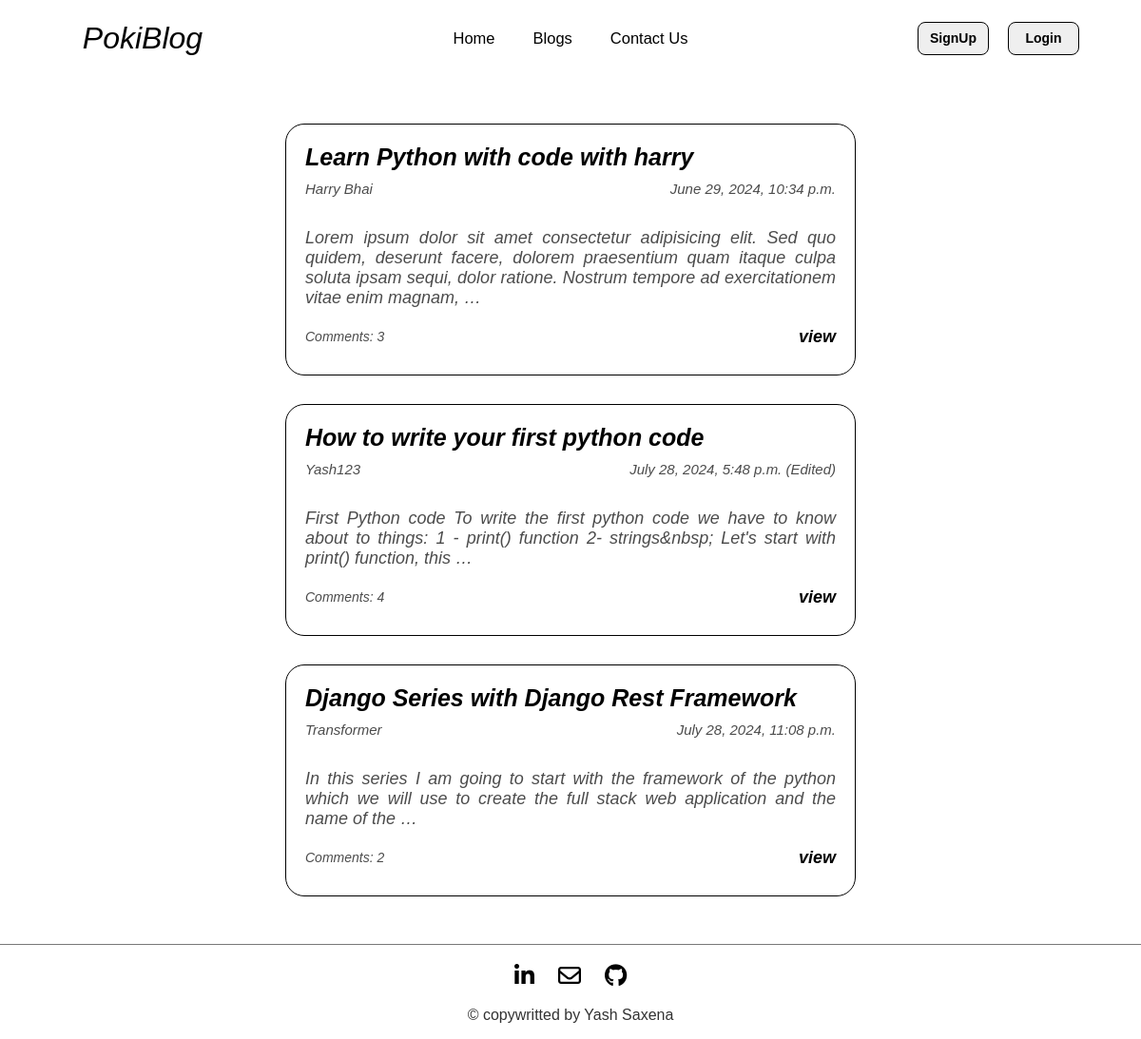
The app's page /blogs/, older data.
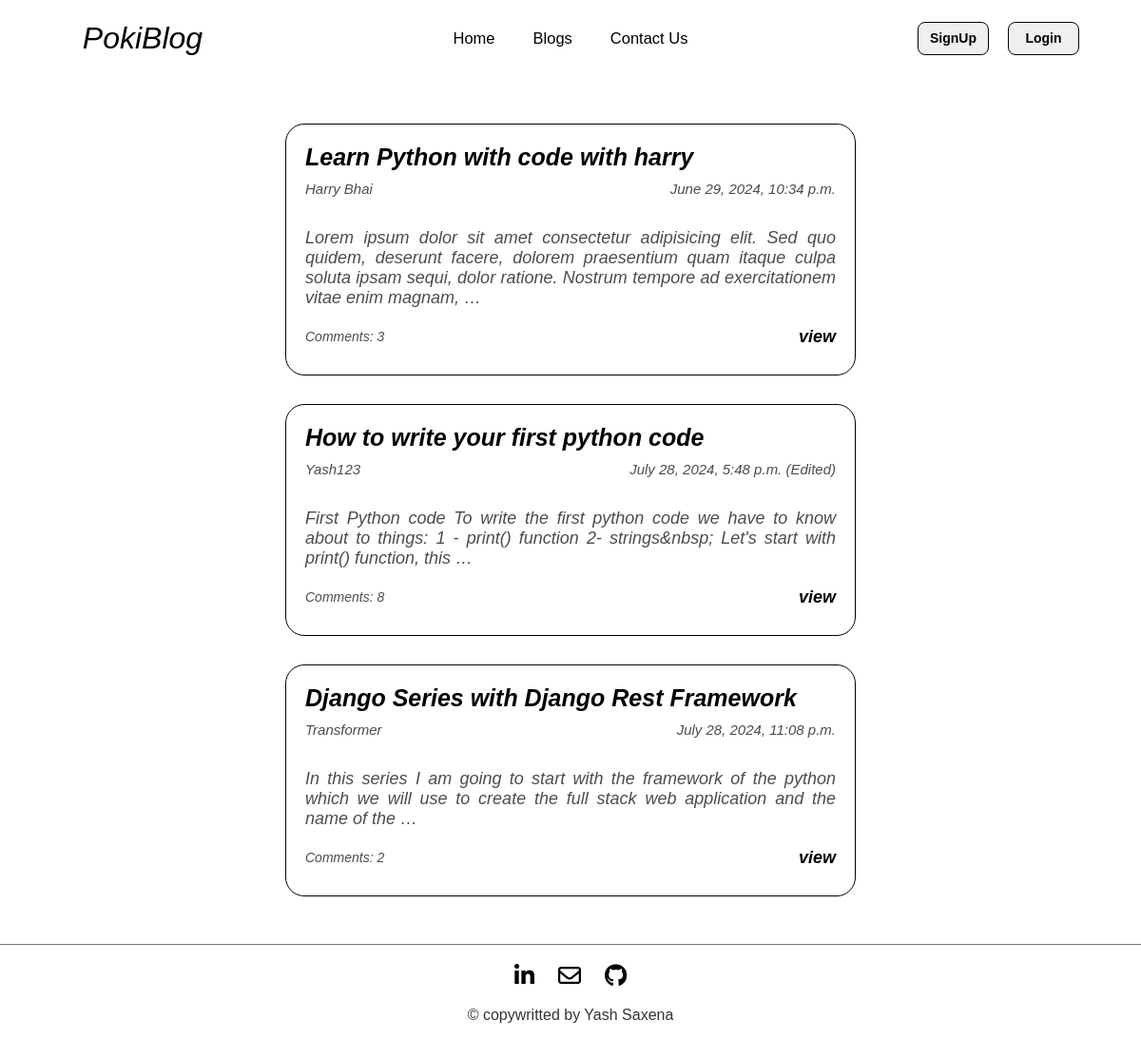
The same page, newer data.
### blog/models.py (models this page shows)
class Blog(models.Model):
    title = models.CharField(max_length=150)
    content = HTMLField()
    created_at = models.DateTimeField(default=datetime.datetime.now(),blank=True)
    comments = models.TextField()
    author = models.CharField(max_length=150)
    updated_at = models.DateTimeField(default=datetime.datetime.now())
    comments_count = models.IntegerField(default=0)
    is_updated = models.BooleanField(default=False)

### blog/views.py (the view)
# urls.py: path('blogs/',views.Blogs,name='blogs'),
def Blogs(request):
    status,show = is_loggedin(request)
    blogs = Blog.objects.all()
    return render(request,'blog/blogs.html',{"blogs":blogs,'show':show,'status':status})

### blog/views.py (called while the page is built)
def is_loggedin(request):
    status = request.user.is_authenticated
    if status:
        show = request.user.username[0].upper()
    else:
        show = None
    return status,show

### blog/templates/blog/blogs.html (shortened to what this page needs)
{% extends "base.html" %}
{% load static %}
{% block style %}
{{ block.super }}
<link rel="stylesheet" href="{% static 'blog/css/blogs.css' %}">
{% endblock style %}
{% block content %}
<main class="main-container">
    <div class='blog-container'>
    {% if blogs %}
    {% for blog in blogs %}
        <div class="blog">
            <a href="{% url 'blogdetail' blog.id %}"><p class='blog-title'>{{blog.title|truncatewords:8}}</p></a>
            <div class='blog-author'>
                <p>{{blog.author}}</p>
                {% if blog.is_updated %}
                    <p>{{blog.updated_at}} (Edited)</p>
                {% else %}
                    <p>{{blog.created_at}}</p>
                {% endif %}
            </div>
            <p class='blog-content'>{{blog.content|truncatewords:30|striptags}}</p>
            <div class='view'>
                <p class='comment'>Comments: {{blog.comments_count}}</p>
                <a href="{% url 'blogdetail' blog.id %}">view</a>
            </div>
        </div>
    {% endfor %}
    {% else %}
        <p class='no-blog'>No Blogs Avialable Now...</p>
    {% endif %}
    </div>
    {% include "footer.html" %}
</main>
{% endblock content %}

Row changes from the older to the newer data that the page shows:
changed Blog "How to write your first python code": comments_count "4" → "8"
